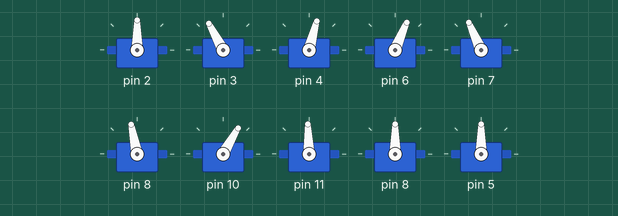
Simulated run of this sketch. Board: Arduino Uno, built with avr-gcc and run on an emulated ATmega328P. Shown: 10 × servo.

Above: at 2.15 s.
At 2.75 s:
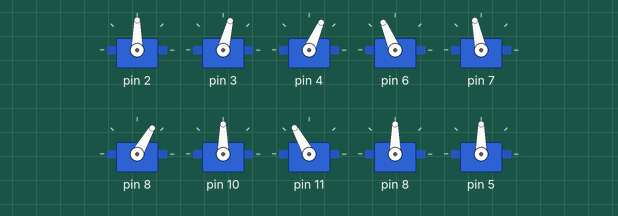
At 3.4 s:
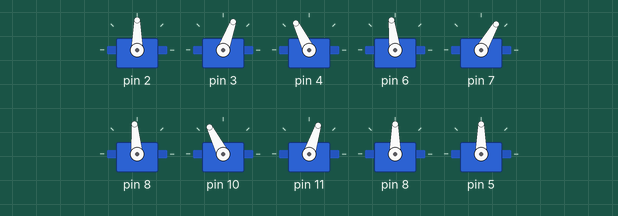
At 4.7 s:
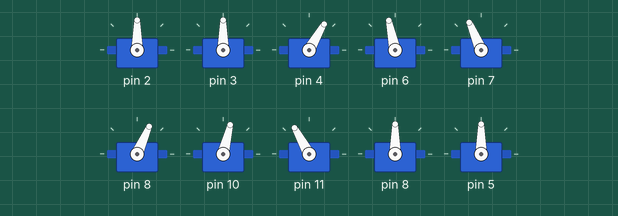
At 6.0 s:
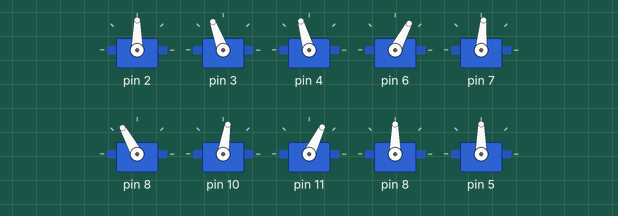
At 7.3 s:
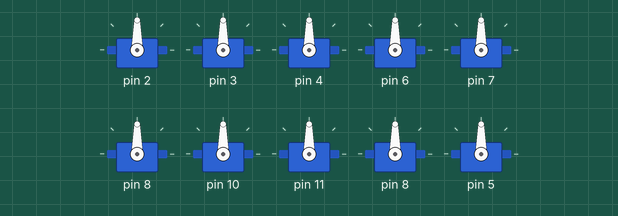
Timing chart, 0 to 8.9 s (numbered marks = the images above):
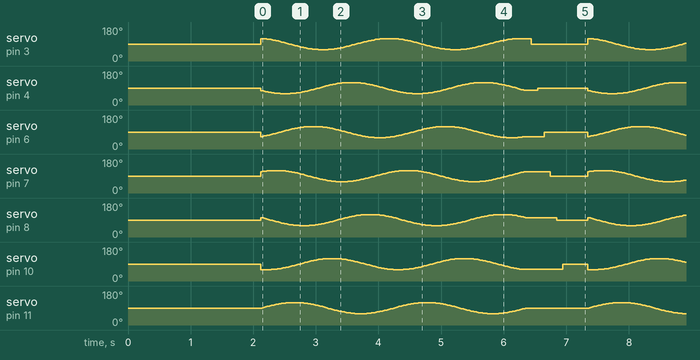

Measured:
- by itself, servo on pin 3, servo on pin 4, servo on pin 6–8, servo on pin 10, servo on pin 11: moves between 60° and 119°, repeating every 5.2 s

The sketch:

snakewalkV5_2_0.ino
```cpp
#include <Servo.h>
Servo myServos[10];


float pi=3.14159;
int TotalNumberofServos=7; //change as required
float Shift = 2*pi/TotalNumberofServos; // Phase lag between segments
float Wavelengths, rads;
int  MaxAngleDisplacement;

void setup() {
  Serial.begin(9600);

  myServos[0].attach(2);
  myServos[1].attach(3);
  myServos[2].attach(4);
  myServos[3].attach(6);
  myServos[4].attach(7);
  myServos[5].attach(8);
  myServos[6].attach(10);
  myServos[7].attach(11);
  myServos[8].attach(8);
  myServos[9].attach(5);


  //initialisation des servos formant une ligne droite
   for(int i=0; i<8; i++){
    myServos[i].write(90);
    delay(15);
  }
  delay(2000);

}


void straightline(){
  for(int i=0; i<10; i++){
    myServos[i].write(90);
    delay(100);
  }

}

void slither(int offset, int Amplitude, int Speed, float Wavelengths){
  MaxAngleDisplacement=abs(offset)+abs(Amplitude); //amount servo can rotate from the SetpointAngle without going out of the [0,180] degree range
  while(MaxAngleDisplacement>90){ //prevents a setpoint angle outside the rage of[0,180]
    Amplitude=abs(Amplitude)-1;
    MaxAngleDisplacement=abs(offset)+Amplitude;
  }
  for(int i=0; i<360; i++){
   rads=i*pi/180.0;     //convert from degrees to radians
   for(int j=0; j<8; j++){
      myServos[j].write(90+offset+Amplitude*sin(Speed*rads+j*Wavelengths*Shift));

     }
     delay(10);
    }
}

void slitherback(int offset, int Amplitude, int Speed, float Wavelengths){
  MaxAngleDisplacement=abs(offset)+abs(Amplitude); //amount servo can rotate from the SetpointAngle without going out of the [0,180] degree range
  while(MaxAngleDisplacement>90){ //prevents a setpoint angle outside the rage of[0,180]
    Amplitude=abs(Amplitude)-1;
    MaxAngleDisplacement=abs(offset)+Amplitude;
  }
  for(int i=0; i<360; i++){
   rads=i*pi/180.0;     //convert from degrees to radians
   for(int j=7; j>0; j--){
      myServos[j].write(90+offset+Amplitude*sin(Speed*rads+j*Wavelengths*Shift));

     }
     delay(10);
    }
}
void loop() {
 /*la fonction slither est le "snakewalk"
 jouer sur le ofset permet une rotation du serpent
jouer sur l'amplitude fera varier la place prise lors du mouvement
speed joue sur la vitesse du mouvement
wavelenght joue sur la longueur d'onde des oscillations
le shift permet une différence de phase entre les servos

*/

 /* for(int i=0;i<45;){
    slither(i, 30, 3, 1); //avance
    i=i+5;
}*/
  //slither(0,25,2,2);
  //straightline();
  slitherback(0,30,2,2);
  straightline();
  //slither(40,25,2,2);
  //straightline();
  //slitherback(40,25,2,2);
  //straightline();

  //slither(20, 35, 3, 1); //avance et tourne légèrement (droite)
  //slither(-20, 35, 2, 1.5);//avance et tourne légèrement (gauche)

}
```
